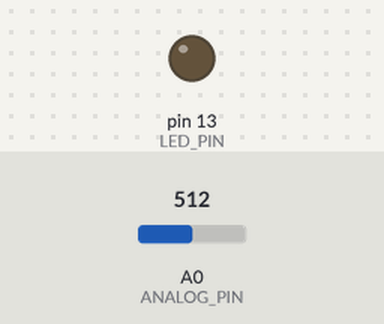
Bench run of a sketch on a simulated Arduino Uno, built with avr-gcc and run on an emulated ATmega328P. On the bench: output pins drawn as LEDs (lit = HIGH). The test bench sets the inputs (shaded band); at power-on: A0 (ANALOG_PIN) = 512.

Above: at 1.2 s.
1.3 s: A0 (ANALOG_PIN) set to 417
At 2.6 s:
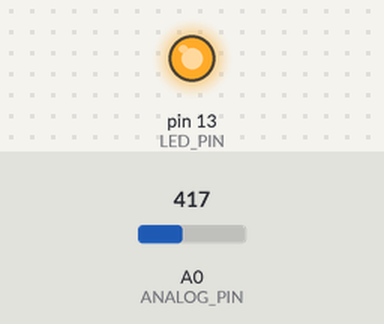
4.3 s: A0 (ANALOG_PIN) set to 395
8.4 s: A0 (ANALOG_PIN) set to 306
Timing chart, 0 to 12.4 s (numbered marks = the images above; inputs shaded):
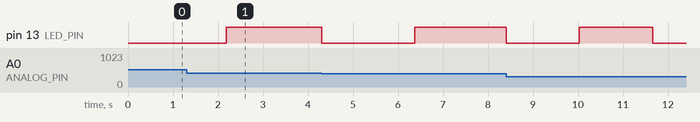

Measured:
- after the input at 1.3 s, pin 13 (LED_PIN): LOW → HIGH after 0.89 s instead of 1.4 s

The sketch:

C-analogBlinkControlWithoutDelay.ino
```cpp
/*****************************************************************************************
 *    RG 101 - Analog Input     .--.
 *     Analog In               |.__.|
 *        Serial Out           ||||||
 *                            /      \
 *                            `._\/_.'
 *
 *
 *  This code will blink an LED on and off at a rate determined by an analog input
 *  such as a knob. Using non-blocking code, this sketch is more responsive than code
 *  that uses delay()
 *
 *  Analog 0 - Any Analog Input such as a RobotGeek Knob
 *  Digital 13 - Any Digital Output such as a RobotGeek LED Driver
 *
 *
 * For a more in depth explanation of wiring,  this code and more information on using
 * Digital outputs and Arduino check out our Digital Output Tutorial
 * http://learn.robotgeek.com/robotgeek-101-1/231-analog-input-primer.html
 *
 *  Based on Arduino code
 *  https://www.arduino.cc/en/Tutorial/AnalogInOutSerial
 *
 * Important Functions
 *  analogRead()
 *  digitalWrite()
 *  map()
 *****************************************************************************************/

const int ANALOG_PIN = 0;   //pin number for the analog input - 'A0' is also valid- this is 'const' since it will not change during code, and saves Arduino memory
const int LED_PIN = 13;     //pin number for the LED pin

int analogValue;           //the current analogValue
bool ledState;             //the current state of the LED
int delayTime;             //the amount of time to wait between blinks

unsigned long lastBlinkTime;

//setup runs once when the Geekduino/Arduino is turned on
void setup()
{
  //analog pins do not beed to be excplicitly set via pinMode. You can set them as an INPUT, but this is not needed.
  pinMode(LED_PIN, OUTPUT);
} //setup() is done, go to loop()

//loop runs forever once setup is complete
void loop()
{
  analogValue = analogRead(ANALOG_PIN);  //store the analog value into a variable
  delayTime = (analogValue * 5) + 100;          //convert the analog value (0-1023) to a ranage of delay times(500-10730 milliseconds)

  //check is 'delayTime' milliseconds have ellpased since the last toggle
  if(millis() - lastBlinkTime > delayTime)
  {
    lastBlinkTime = millis();          //reset the 'lastBlinkTime' counter
    ledState = !ledState;              //invert the led state (HIGH goes LOW, LOW goes HIGH)
    digitalWrite(LED_PIN, ledState);   //write the value to the LED pin
  }


}//go back to the first line in loop()
```
